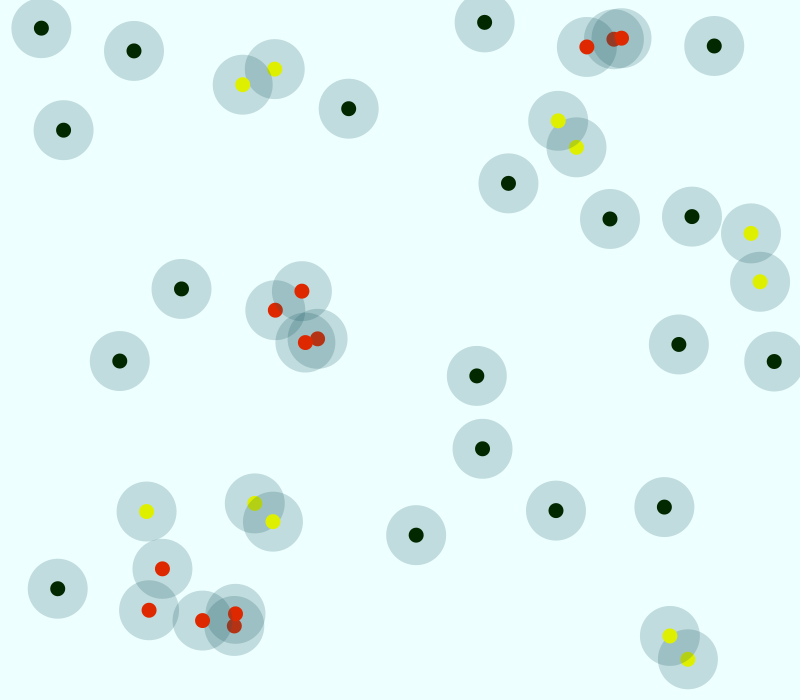
Frame 1 (no input)
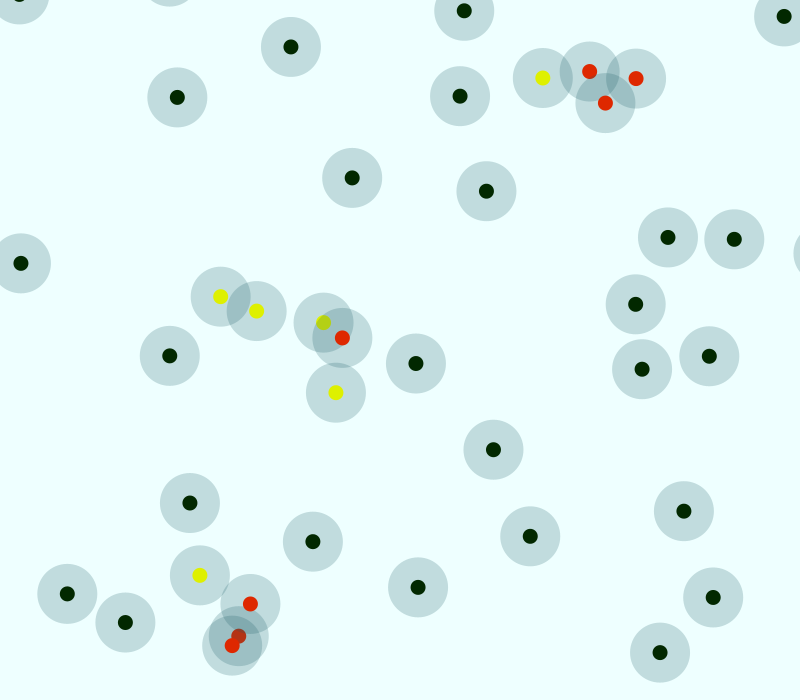
Frame 60 (the mouse pressed at the canvas centre just before this capture)
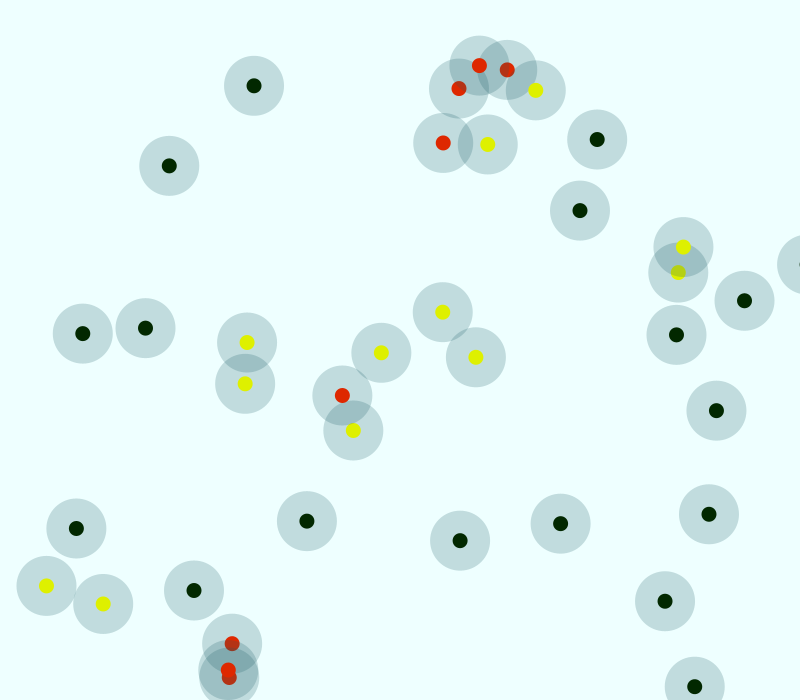
Frame 120 (the mouse held since frame 60 and released just before this capture)

The Processing sketch that drew these frames (run headless with seeded random() and noise(); from frame 60 on, the mouse is pressed at the canvas centre):

// Processing sketch: Agents
// ── Agents.pde
int numAgente= 42;
 
Agente[] arreglo = new Agente[numAgente];
 
void setup(){
  size(800,700);
  smooth();
  noStroke();
  background(238, 282, 299);
  for (int i=0; i<numAgente; i++){
    arreglo[i] = new Agente(i);
  }
}
 
void draw(){
  background(238, 282, 299);
  for (int k=0; k<numAgente; k++){
    arreglo[k].mueve();
  }
  for (int k=0; k<numAgente; k++){
    arreglo[k].check();
  }
  for (int k=0; k<numAgente; k++){
    arreglo[k].dibuja();
  }
}
 
class Agente{
float x= random(800);
float y= random(700);
float moviemiento =  random(20) - 10;
float moviemientodos =  random(20) - 10;
color coloryo;
int rank;

Agente(int i) { rank = i; }
   
void mueve(){
  // x = x + movimiento;
  x = x + random(20) - 10;
  y = y +  random(20) - 10 ;
}

void check(){
  int collisionCount = 0;  
  for (int i=0; i<numAgente; i++){
    if ( i != rank){
      float dista = dist(arreglo[i].x, arreglo[i].y, x, y);
      if (dista < 60){
        collisionCount++;  
      }
    }
  }
  if (collisionCount >= 2) {
    coloryo = color(222, 40, 0);
  } else if (collisionCount == 1) {
    coloryo = color(222, 240, 0);
  } else {
    coloryo = color(2, 40, 0);
  }
}
   
void dibuja(){
  fill(24, 88,99, 54);
  ellipse(x, y , 60, 60);
  fill(coloryo);
  ellipse(x , y ,15,15);
}
} 
